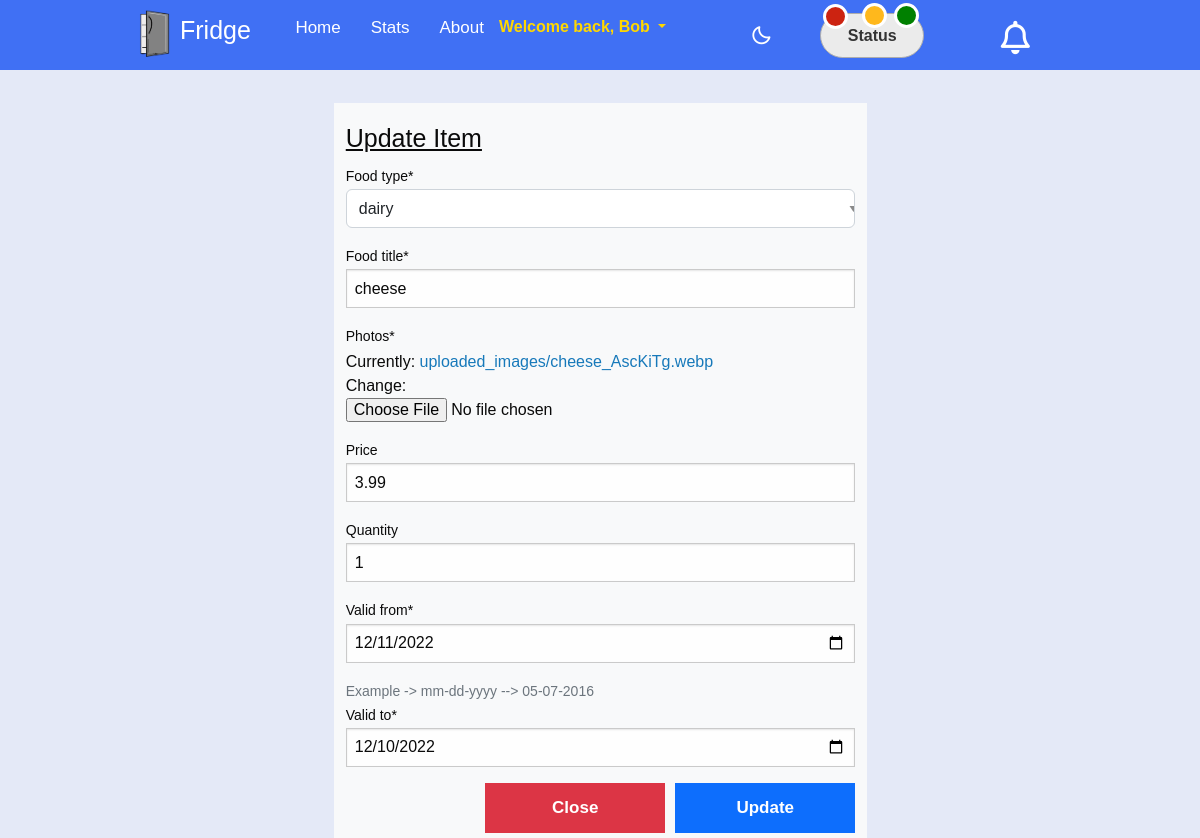
/edit/71 (signed in), run on the app's committed database.
### app1/models.py (models this page shows, shortened)
class Item(models.Model):
    STATUS_CHOICES1 = (
        ('dairy', 'dairy'),
        ('beverages', 'beverages'),
        ('frozen vegetables', 'frozen vegetables'),
        ('meat', 'meat'),
        ('fruits', 'fruits'),
    )
    STATUS = (
        ('Expired', 'Expired'),
        ('Warning', 'Warning'),
        ('Good', 'Good')
    )
    food_type = models.CharField(max_length=100, choices=STATUS_CHOICES1)
    food_title = models.CharField(max_length=120)
    photos = models.ImageField(upload_to='uploaded_images/')
    price = models.FloatField(blank=True, null=True, default=0)
    quantity = models.PositiveIntegerField(blank=True, null=True, default=0)
    valid_from = models.DateField(blank=True, null=True,auto_now=False, auto_now_add=False)
    valid_to = models.DateField(blank=True, null=True,auto_now=False, auto_now_add=False)
    timestamp = models.DateTimeField(blank=True, null=True,auto_now_add=True)
    author = models.ForeignKey(Profile, default = "",on_delete=models.CASCADE)
    status = models.CharField(default='Good',max_length=100, choices=STATUS)
    delta = models.IntegerField(blank=True, null=True, default=0)
    daystill = models.IntegerField(blank=True, null=True, default=0)
    humanize_time = models.IntegerField(blank=True, null=True, default=0)
    humanize_time1 = models.IntegerField(blank=True, null=True, default=0)
    class Meta:
        verbose_name_plural = "Items"

### app1/views.py (the view)
# urls.py: path('edit/<int:pk>', item_update, name='item_update'),
@login_required
def item_update(request, pk):
    data = get_object_or_404(Item, pk=pk, author=request.user.id)
    form = ItemForm(instance=data)
    if request.method == "POST":
        form = ItemForm(request.POST, request.FILES, instance=data)
        if form.is_valid():
            form.save()
            messages.success(request, "Successfully updated item ...!!!")
            return redirect('item_list')
    context = {
        "form": form
    }
    return render(request, 'update_item.html', context)

### app1/forms.py
class ItemForm(forms.ModelForm):
    valid_to = forms.DateField(
        widget = forms.DateInput(
            attrs={
                'type': 'date',
                'class': 'form-control'},
            )
    )
    valid_from = forms.DateField(
        widget = forms.DateInput(
            attrs={
                'type': 'date',
                'class': 'form-control'},
            )
    )
    class Meta:
        model = Item
        fields = ('food_type', 'food_title', 'photos', 'price', 'quantity', 'valid_from', 'valid_to')
    def __init__(self, *args, **kwargs):
        super(ItemForm, self).__init__(*args, **kwargs)
        self.fields['valid_from'].help_text = "Example -> mm-dd-yyyy --> 05-07-2016"

### templates/update_item.html (shortened to what this page needs)
{% extends 'base.html' %}
{% load crispy_forms_tags %}
{% block content %}
    <div class="container mt-5">
        <div class="row justify-content-center ">
            <div class="col-md-6 col-sm-4 bg-light">
                <h4 class="mt-3"><u>Update Item</u></h4>
                <form action="" method="post" enctype="multipart/form-data">
                    {{ form|crispy }}
                    <div class="modal-footer ">
                        <button type="submit" class="btn btn-danger" id="updbtn" data-bs-dismiss="modal">Close</button>
                        <button type="submit" class="btn btn-primary ">Update</button>
                    </div>
                </form>
            </div>
        </div>
    </div>
{% endblock %}

### templates/navigation.html (shortened to what this page needs)
{% load static %}
<link rel="stylesheet" href="{% static '/css/new.css' %}">
<link rel="stylesheet" href="{% static '/css/nav.css' %}">
<link href='https://unpkg.com/boxicons@2.1.1/css/boxicons.min.css' rel='stylesheet'>
<body>
      <a class="btn btn-primary" data-bs-toggle="modal" href="#exampleModalToggle3" role="button">Good Items</a>
    <nav>
        <div class="nav-bar">
            <span class="logo navLogo"><img src="{% static 'images/Fridge_logo.png' %}" alt="Fridge Logo" width="50" height="60"><a href="/">Fridge</a></span>
            <div class="menu">
                {% if user.is_authenticated %}
                <ul class="nav-links">
                    <li><a href="{% url 'item_list' %}">Home</a></li>
                    <li><a href="{% url 'chart' %}">Stats</a></li>
                    <li><a href="{% url 'about' %}">About</a></li>
                    <div class="btn-group">
                        <button type="button" class="btn-btn navbtn dropdown-toggle" style="color: gold; font-weight: bold;" data-bs-toggle="dropdown"
                                aria-expanded="false">Welcome back, {{ user.username|capfirst }}
                        </button>
                    </div>
                </ul>
                <div class="darkLight-searchBox">
                    <div class="dark-light">
                        <i class='bx bx-moon moon'></i>
                    </div>
            </div>
            <button class="center notification icon notification1 icon btn btn-default" data-bs-toggle="modal" data-bs-target="#exampleModalToggle" style="width:15%;"> Status
                <span class="notification-number ">{{counterexpired}}</span>
            </button>
            <a class="center notification1 icon1">
                <span class="notification1-number1">{{counterwarning}}</span>
            </a>
            <a class="center notification2 icon2">
                <span class="notification2-number2">{{countergood}}</span>
            </a>
                </div>
                    {% if totalcount > 9 %}
                    <div class = "notificationbtn" data-bs-toggle="modal" data-bs-target="#exampleModalnotify" data-count={{totalcount}}>
                    <div class = "number">9<span style="padding-top: 6px;">&#43;</span></div>
                      <i class="fa-regular fa-bell"></i>
                    <div class = "box">
                    <div class = "display">
                    <div class = "nothing">
                    <i class="fas fa-child stick"></i>
                    <div class = "cent">Looks Like your all caught up!</div>
                    </div>
                    {% else %}
                    <div class = "notificationbtn" data-bs-toggle="modal" data-bs-target="#exampleModalnotify" data-count={{totalcount}}>
                        <i class="fa-regular fa-bell"></i>
                      {% endif %}
        </div>
        {% else %}
    <a href="{% url 'login' %}" class="btn btn-success" style="margin-right: 12px;">Login</a>
    <a href="{% url 'signup' %}" class="btn btn-warning ">Sign-up</a>
    {% endif %}
    </nav>
</body>

### static/css/style.css (style rules this page uses)
body { background-image: url('../images/Kitchen6.jpg'); background-position: center; background-size: cover; background-color: white; background-repeat: no-repeat; }
.icon { padding: 10px; min-width: 40px; }
.btn-group { padding-right: 90px; }
.btn-group { height: 70px; }

### static/css/nav.css (style rules this page uses)
* { margin: 0; padding: 0; box-sizing: border-box; font-family: 'Poppins', sans-serif; transition: all 0.4s ease; ; }
:root { --body-color: #E4E9F7; --nav-color: #4070F4; --side-nav: #010718; --text-color: #FFF; --search-bar: #F2F2F2; --search-text: #010718; }
body { height: 100vh; background-color: var(--body-color); background-image: url('../images/Kitchen6.jpg'); }
nav { position: fixed; top: 0; left: 0; height: 70px; width: 100%; background-color: var(--nav-color); z-index: 100; }
nav .nav-bar { position: relative; height: 100%; max-width: 1000px; width: 100%; background-color: var(--nav-color); margin: 0 auto; padding: 0 30px; display: flex; align-items: center; justify-content: space-between; }
nav .nav-bar .logo a { font-size: 25px; font-weight: 500; color: var(--text-color); text-decoration: none; }
.nav-bar .nav-links { display: flex; align-items: center; }
.nav-bar .nav-links li { margin: 0 5px; list-style: none; }
.nav-links li a { position: relative; font-size: 17px; font-weight: 400; color: var(--text-color); text-decoration: none; padding: 10px; }
.nav-links li a::before { content: ''; position: absolute; left: 50%; bottom: 0; transform: translateX(-50%); height: 6px; width: 6px; border-radius: 50%; background-color: var(--text-color); opacity: 0; transition: all 0.3s ease; }
.nav-bar .darkLight-searchBox { display: flex; align-items: center; }
.darkLight-searchBox .dark-light, .darkLight-searchBox .searchToggle { height: 40px; width: 40px; display: flex; align-items: center; justify-content: center; margin: 0 5px; padding-right: 185px; }
.dark-light i, .searchToggle i { position: absolute; color: var(--text-color); font-size: 22px; cursor: pointer; transition: all 0.3s ease; }
.container { padding-bottom: 23px; height: 20px; padding-left: 49px; padding-right: 48px; margin-bottom: -20px; }
* { padding: 0; margin: 0; font-family: 'IBM Plex Sans', sans-serif; }
.btn { width: 180px; position: relative; height: 50px; margin-bottom: 5px; font-size: 17px; display: inline-block; font-weight: bold; }
* { box-sizing: border-box; }
.notification.icon { position: absolute; text-align: center; font-size: 1em; color: #FFF; color: #333; background-color: #ebebeb; border: 1px solid #adadad; border-radius: 45px; height: 20px; width: 90px; padding-bottom: 33px; margin-left: 560px; margin-top: 21px; }
.notification1.icon1 { position: absolute; text-align: center; font-size: 1em; color: #333; border-radius: 45px; height: 32px; width: 90px; padding-bottom: 33px; margin-left: 657px; margin-top: 26px; }
.notification2.icon2 { position: absolute; text-align: center; font-size: 1em; border-radius: 45px; height: 32px; width: 90px; padding-bottom: 33px; margin-left: 759px; margin-top: 26px; }
.notification.icon .notification-number { position: absolute; right: 75px; top: -10px; z-index: 1; background: #cc2311; border: 3px solid #FFF; border-radius: 50%; padding-top: 5px; height: 25px; width: 25px; font-family: sans-serif; text-align: center; font-size: 15px; font-weight: 700; line-height: 10px; color: #FFF; -webkit-animation: bounce 1s infinite; }
.notification1.icon1 .notification1-number1 { position: absolute; right: 120px; top: -15px; z-index: 1; background: #FFB81C; border: 3px solid #FFF; border-radius: 50%; padding-top: 5px; height: 25px; width: 25px; font-family: sans-serif; text-align: center; font-size: 15px; font-weight: 700; line-height: 10px; color: #FFF; }
.notification2.icon2 .notification2-number2 { position: absolute; right: 190px; top: -15px; z-index: 1; background: green; border: 3px solid #FFF; border-radius: 50%; padding-top: 5px; height: 25px; width: 25px; font-family: sans-serif; text-align: center; font-size: 15px; font-weight: 700; line-height: 10px; color: #FFF; }

### templates/navigation.html (style rules this page uses)
.notificationbtn { padding-top: 30px; position: relative; display: inline-block; font-family: 'Raleway', sans-serif; cursor:pointer; }
.fa-regular { font-size: 25pt; padding-bottom: 25px; margin-right: 40px; margin-left: 40px; color:white; }

### templates/update_item.html (style rules this page uses)
#updbtn { margin-right:10px; }

### data on the page
Item: food_type "dairy", food_title "cheese", price "3.99", quantity "1", valid_from "12/11/2022", valid_to "12/10/2022"

### other printed values
{{ user.username|capfirst }} "Bob"
